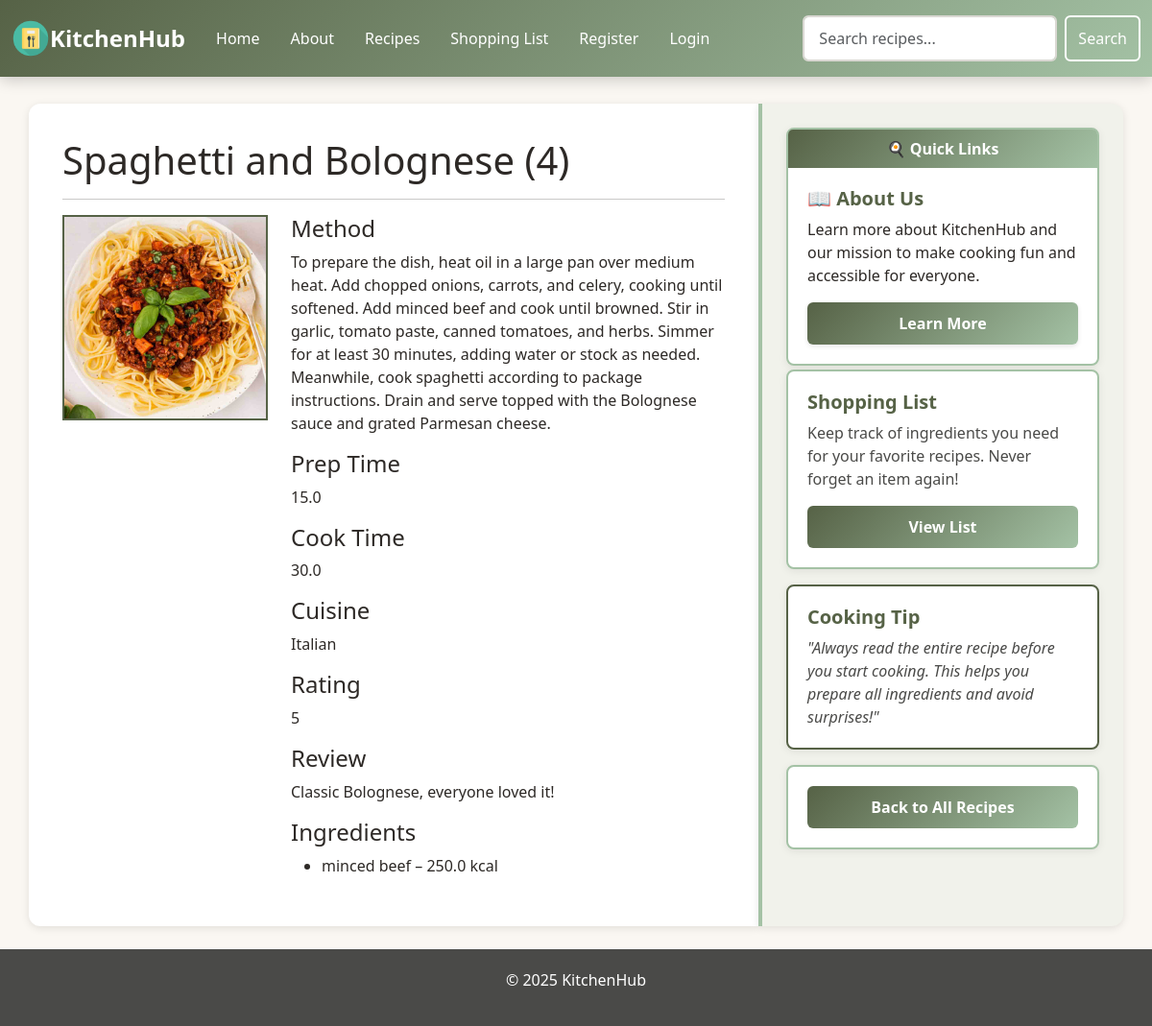
Screenshot of /recipe/20/ with the database file from the repository.
### tables this page shows
CREATE TABLE recipes (
        id INTEGER PRIMARY KEY AUTOINCREMENT,
        name TEXT NOT NULL,
        method TEXT,
        cook_time FLOAT,
        prep_time FLOAT,
        portion INTEGER
    , poster TEXT, cuisine TEXT, tired BOOLEAN, rating INTEGER, review TEXT);

CREATE TABLE ingredients (
        id INTEGER PRIMARY KEY AUTOINCREMENT,
        name TEXT NOT NULL,
        type TEXT,
        kcal FLOAT
    );

### app.py (the view)
@app.route('/recipe/<int:id>/')
def recipe(id):
    data = get_recipe_by_id(id)
    if not data:
        flash('Requested recipe not found!', 'warning')
        return redirect(url_for('recipes'))
    recipe, ingredients, ingredient_ids = data
    return render_template(
        'recipe.html',
        title=recipe['name'],
        recipe=recipe,
        ingredients=ingredients
    )

### app.py (called while the page is built)
@app.context_processor
def inject_csrf_token():
    return dict(csrf_token=generate_csrf())

@app.context_processor
def inject_site_name():
    return dict(siteName="KitchenHub")

### db/db.py (called while the page is built)
def get_db_connection():
    BASE_DIR = os.path.dirname(os.path.abspath(__file__))
    DB_PATH = os.path.join(BASE_DIR, "database.db")
    conn = sqlite3.connect(DB_PATH)
    conn.row_factory = sqlite3.Row
    return conn

def get_recipe_by_id(recipe_id):
    conn = get_db_connection()
    recipe = conn.execute("SELECT * FROM recipes WHERE id = ?", (recipe_id,)).fetchone()
    conn.close()
    if not recipe:
        return None
    ingredients, ingredient_ids = get_recipe_ingredients(recipe_id)
    return recipe, ingredients, ingredient_ids

def get_recipe_ingredients(recipe_id):
    conn = get_db_connection()
    rows = conn.execute("""
        SELECT ingredients.* FROM ingredients
        JOIN recipe_ingredients
        ON ingredients.id = recipe_ingredients.ingredient_id
        WHERE recipe_ingredients.recipe_id = ?""", (recipe_id,)).fetchall()
    ids = [row["id"] for row in rows]
    conn.close()
    return rows, ids

### templates/recipe.html (shortened to what this page needs)
{% extends "base.html" %}
{% set title = recipe['name'] %}
{% block content %}
<h1>{{ recipe['name'] }} ({{ recipe['portion'] }})</h1>
<hr>
<div class="row">
    <div class="col-md-4 mb-3 text-center">
        <img src="{{ recipe['poster'] }}" alt="Image for {{ recipe['name'] }}" class="img-fluid" style="border: 2px solid #566246;">
    </div>
    <div class="col-md-8">
        <h4>Method</h4>
        <p>{{ recipe['method'] }}</p>
        <h4>Prep Time</h4>
        <p>{{ recipe['prep_time'] }}</p>
        <h4>Cook Time</h4>
        <p>{{ recipe['cook_time'] }}</p>
        <h4>Cuisine</h4>
        <p>{{ recipe['cuisine'] }}</p>
        <h4>Rating</h4>
        <p>{{ recipe['rating'] }}</p>
        <h4>Review</h4>
        <p>{{ recipe['review'] }}</p>
        <h4>Ingredients</h4>
        {% if ingredients %}
            <ul>
                {% for ing in ingredients %}
                    <li>{{ ing['name'] }} – {{ ing['kcal'] }} kcal</li>
                {% endfor %}
            </ul>
        {% else %}
            <p>No ingredients listed for this recipe.</p>
        {% endif %}
    </div>
</div>
{% endblock %}
{% block sidebarContent %}
    <div class="card text-center mt-3">
        <div class="card-body">
            <a href="{{ url_for('recipes') }}" class="btn btn-secondary w-100">Back to All Recipes</a>
        </div>
    </div>
{% endblock %}

### static/styles.css (style rules this page uses)
body { background-color: #faf7f2; color: #2d2926; font-family: 'Segoe UI', Tahoma, Geneva, Verdana, sans-serif; }
#sidebar .card { background-color: #ffffff; border: 2px solid #a4c2a5; border-radius: 8px; margin-bottom: 20px; }
#sidebar .card-body { padding: 20px; }
.btn-secondary { background: linear-gradient(135deg, #566246 0%, #a4c2a5 100%); color: white; border: none; padding: 10px 25px; font-weight: 600; border-radius: 6px; transition: all 0.3s ease; }
.card { border-radius: 10px; border: 1px solid #dad8d3; box-shadow: 0 2px 8px rgba(0, 0, 0, 0.08); transition: all 0.3s ease; margin-bottom: 20px; }

### rows the page displays
recipes: name "Spaghetti and Bolognese", portion "4", poster (picture), method "To prepare the dish, heat oil in a large pan over medium heat. Add chopped onions, carrots, and celery, cooking until softened. Add minced beef and cook until browned. Stir in garlic, tomato paste, canned tomatoes, and herbs. Simmer for at least 30 minutes, adding water or stock as needed. Meanwhile, cook spaghetti according to package instructions. Drain and serve topped with the Bolognese sauce and grated Parmesan cheese.", prep_time "15.0", cook_time "30.0", cuisine "Italian", rating "5", review "Classic Bolognese, everyone loved it!"
ingredients: name "minced beef", kcal "250.0"

### other values shown
{{ siteName }} "KitchenHub"
